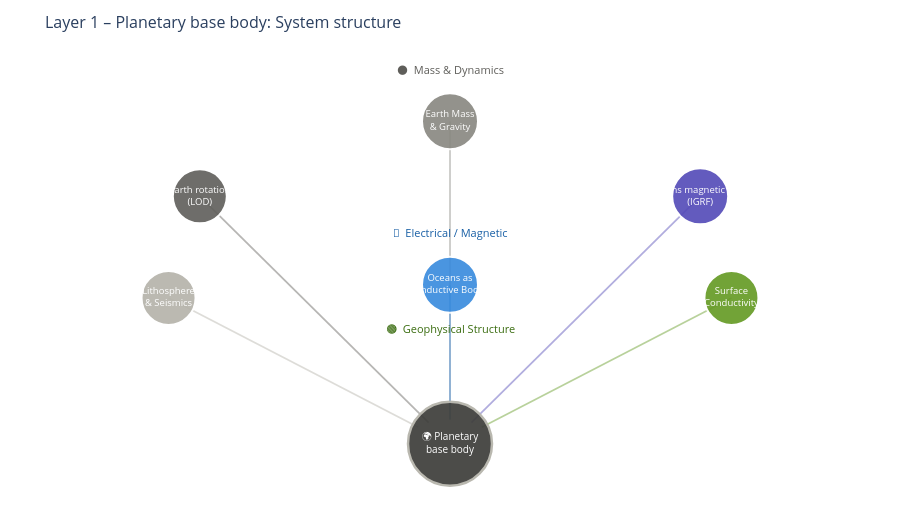

The cell this chart's notebook holds for it:
### Markdown cell above
---
## 1. System Structure: The 6 Elements of Layer 1

### Code cell
elements = [
    {'name': 'Earth Mass<br>& Gravity',         'x': 0.50, 'y': 0.90, 'color': '#888780', 'sz': 56},
    {'name': 'Earth rotation<br>(LOD)',           'x': 0.18, 'y': 0.73, 'color': '#5F5E5A', 'sz': 54},
    {'name': 'Earths magnetic field<br>(IGRF)',         'x': 0.82, 'y': 0.73, 'color': '#534AB7', 'sz': 56},
    {'name': 'Lithosphere<br>& Seismics',       'x': 0.14, 'y': 0.50, 'color': '#B4B2A9', 'sz': 54},
    {'name': 'Surface<br>Conductivity', 'x': 0.86, 'y': 0.50, 'color': '#639922', 'sz': 54},
    {'name': 'Oceans as<br>Conductive Bodies',  'x': 0.50, 'y': 0.53, 'color': '#378ADD', 'sz': 56},
]
core = {'x': 0.50, 'y': 0.17}

fig = go.Figure()
for el in elements:
    dx = core['x'] - el['x']
    dy = core['y'] - el['y']
    dist = math.sqrt(dx**2 + dy**2)
    t = 0.055 / dist
    ex, ey = core['x'] - dx * t, core['y'] - dy * t
    fig.add_trace(go.Scatter(
        x=[el['x'], ex], y=[el['y'], ey], mode='lines',
        line=dict(color=el['color'], width=1.8), opacity=0.45,
        showlegend=False, hoverinfo='skip'
    ))

# Kern / Erdsystem
fig.add_trace(go.Scatter(
    x=[core['x']], y=[core['y']], mode='markers+text',
    marker=dict(size=84, color='#3d3d3a', opacity=0.92,
                line=dict(color='#B4B2A9', width=2.5)),
    text=['🌍 Planetary<br>base body'], textposition='middle center',
    textfont=dict(size=10, color='white'), showlegend=False, hoverinfo='skip'
))
for el in elements:
    fig.add_trace(go.Scatter(
        x=[el['x']], y=[el['y']], mode='markers+text',
        marker=dict(size=el['sz'], color=el['color'], opacity=0.90,
                    line=dict(color='white', width=2)),
        text=[el['name']], textposition='middle center',
        textfont=dict(size=9.5, color='white'),
        showlegend=False,
        hovertemplate=el['name'].replace('<br>',' ') + '<extra></extra>'
    ))

for txt, px, py, col in [
    ('⚫  Mass & Dynamics',          0.50, 0.99, '#5F5E5A'),
    ('🔵  Electrical / Magnetic',  0.50, 0.61, '#185FA5'),
    ('🟤  Geophysical Structure', 0.50, 0.40, '#3B6D11'),
]:
    fig.add_annotation(x=px, y=py, text=txt, showarrow=False,
                       xref='paper', yref='paper',
                       font=dict(size=11, color=col))

# Layer-0 context einblenden
if layer0:
    ctx = f'Layer-0-Input: {layer0["level"].upper()} | Driver: {layer0["dominant_driver"]} | Confidence: {layer0["confidence"]:.0%}'
    fig.add_annotation(x=0.5, y=0.03, text=ctx, showarrow=False,
                       xref='paper', yref='paper',
                       font=dict(size=10, color='#888780'))

fig.update_layout(
    title=dict(text='Layer 1 – Planetary base body: System structure', font=dict(size=16)),
    xaxis=dict(showgrid=False, zeroline=False, visible=False, range=[-0.05, 1.05]),
    yaxis=dict(showgrid=False, zeroline=False, visible=False, range=[0.02, 1.05]),
    plot_bgcolor='rgba(0,0,0,0)', paper_bgcolor='rgba(0,0,0,0)',
    height=530, margin=dict(l=20, r=20, t=55, b=20)
)
fig.show()

### Figure 1 — Plotly figure (JSON) as saved in the notebook; plotly's stock layout.template omitted (floating-point values rounded to 4 significant figures)
{"data": [{"hoverinfo": "skip", "line": {"color": "#888780", "width": 1.8}, "mode": "lines", "opacity": 0.45, "showlegend": false, "type": "scatter", "x": [0.5, 0.5], "y": [0.9, 0.225]}, {"hoverinfo": "skip", "line": {"color": "#5F5E5A", "width": 1.8}, "mode": "lines", "opacity": 0.45, "showlegend": false, "type": "scatter", "x": [0.18, 0.4727], "y": [0.73, 0.2178]}, {"hoverinfo": "skip", "line": {"color": "#534AB7", "width": 1.8}, "mode": "lines", "opacity": 0.45, "showlegend": false, "type": "scatter", "x": [0.82, 0.5273], "y": [0.73, 0.2178]}, {"hoverinfo": "skip", "line": {"color": "#B4B2A9", "width": 1.8}, "mode": "lines", "opacity": 0.45, "showlegend": false, "type": "scatter", "x": [0.14, 0.4595], "y": [0.5, 0.2072]}, {"hoverinfo": "skip", "line": {"color": "#639922", "width": 1.8}, "mode": "lines", "opacity": 0.45, "showlegend": false, "type": "scatter", "x": [0.86, 0.5405], "y": [0.5, 0.2072]}, {"hoverinfo": "skip", "line": {"color": "#378ADD", "width": 1.8}, "mode": "lines", "opacity": 0.45, "showlegend": false, "type": "scatter", "x": [0.5, 0.5], "y": [0.53, 0.225]}, {"hoverinfo": "skip", "marker": {"color": "#3d3d3a", "line": {"color": "#B4B2A9", "width": 2.5}, "opacity": 0.92, "size": 84}, "mode": "markers+text", "showlegend": false, "text": ["🌍 Planetary<br>base body"], "textfont": {"color": "white", "size": 10}, "textposition": "middle center", "type": "scatter", "x": [0.5], "y": [0.17]}, {"hovertemplate": "Earth Mass & Gravity<extra></extra>", "marker": {"color": "#888780", "line": {"color": "white", "width": 2}, "opacity": 0.9, "size": 56}, "mode": "markers+text", "showlegend": false, "text": ["Earth Mass<br>& Gravity"], "textfont": {"color": "white", "size": 9.5}, "textposition": "middle center", "type": "scatter", "x": [0.5], "y": [0.9]}, {"hovertemplate": "Earth rotation (LOD)<extra></extra>", "marker": {"color": "#5F5E5A", "line": {"color": "white", "width": 2}, "opacity": 0.9, "size": 54}, "mode": "markers+text", "showlegend": false, "text": ["Earth rotation<br>(LOD)"], "textfont": {"color": "white", "size": 9.5}, "textposition": "middle center", "type": "scatter", "x": [0.18], "y": [0.73]}, {"hovertemplate": "Earths magnetic field (IGRF)<extra></extra>", "marker": {"color": "#534AB7", "line": {"color": "white", "width": 2}, "opacity": 0.9, "size": 56}, "mode": "markers+text", "showlegend": false, "text": ["Earths magnetic field<br>(IGRF)"], "textfont": {"color": "white", "size": 9.5}, "textposition": "middle center", "type": "scatter", "x": [0.82], "y": [0.73]}, {"hovertemplate": "Lithosphere & Seismics<extra></extra>", "marker": {"color": "#B4B2A9", "line": {"color": "white", "width": 2}, "opacity": 0.9, "size": 54}, "mode": "markers+text", "showlegend": false, "text": ["Lithosphere<br>& Seismics"], "textfont": {"color": "white", "size": 9.5}, "textposition": "middle center", "type": "scatter", "x": [0.14], "y": [0.5]}, {"hovertemplate": "Surface Conductivity<extra></extra>", "marker": {"color": "#639922", "line": {"color": "white", "width": 2}, "opacity": 0.9, "size": 54}, "mode": "markers+text", "showlegend": false, "text": ["Surface<br>Conductivity"], "textfont": {"color": "white", "size": 9.5}, "textposition": "middle center", "type": "scatter", "x": [0.86], "y": [0.5]}, {"hovertemplate": "Oceans as Conductive Bodies<extra></extra>", "marker": {"color": "#378ADD", "line": {"color": "white", "width": 2}, "opacity": 0.9, "size": 56}, "mode": "markers+text", "showlegend": false, "text": ["Oceans as<br>Conductive Bodies"], "textfont": {"color": "white", "size": 9.5}, "textposition": "middle center", "type": "scatter", "x": [0.5], "y": [0.53]}], "layout": {"annotations": [{"font": {"color": "#5F5E5A", "size": 11}, "showarrow": false, "text": "⚫  Mass & Dynamics", "x": 0.5, "xref": "paper", "y": 0.99, "yref": "paper"}, {"font": {"color": "#185FA5", "size": 11}, "showarrow": false, "text": "🔵  Electrical / Magnetic", "x": 0.5, "xref": "paper", "y": 0.61, "yref": "paper"}, {"font": {"color": "#3B6D11", "size": 11}, "showarrow": false, "text": "🟤  Geophysical Structure", "x": 0.5, "xref": "paper", "y": 0.4, "yref": "paper"}], "height": 530, "margin": {"b": 20, "l": 20, "r": 20, "t": 55}, "paper_bgcolor": "rgba(0,0,0,0)", "plot_bgcolor": "rgba(0,0,0,0)", "title": {"font": {"size": 16}, "text": "Layer 1 – Planetary base body: System structure"}, "xaxis": {"range": [-0.05, 1.05], "showgrid": false, "visible": false, "zeroline": false}, "yaxis": {"range": [0.02, 1.05], "showgrid": false, "visible": false, "zeroline": false}}}
